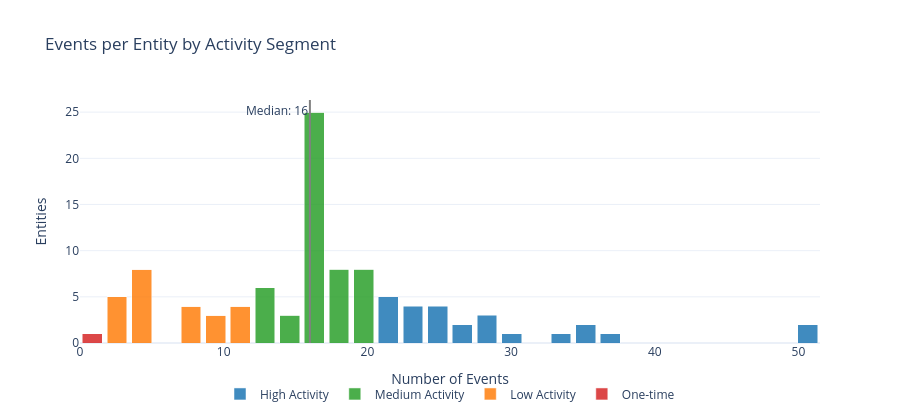

The cell this chart's notebook holds for it:
### Markdown cell above
## 1a.4 Events per Entity Distribution

**Goal:** Understand how event volume varies across entities to guide feature engineering and identify modeling challenges.

| Segment | Definition | Why It Matters for Modeling |
|---------|------------|---------------------------|
| **One-time** | Exactly 1 event | No temporal features possible; cold-start problem |
| **Low Activity** | Below Q25 | Sparse features, many zeros; log-transform counts |
| **Medium Activity** | Q25 to Q75 | Core population; standard aggregation windows work |
| **High Activity** | Above Q75 | Rich features; watch for training set dominance |

### Code cell
from customer_retention.stages.profiling import classify_activity_segments

segment_result = classify_activity_segments(ts_profile.entity_lifecycles)

segment_order = ["One-time", "Low Activity", "Medium Activity", "High Activity"]
segment_colors = {
    "One-time": "#d62728", "Low Activity": "#ff7f0e",
    "Medium Activity": "#2ca02c", "High Activity": "#1f77b4",
}

event_counts = segment_result.lifecycles["event_count"]
x_max = event_counts.quantile(0.99)
bins = np.linspace(0, x_max, 31)
bin_centers = (bins[:-1] + bins[1:]) / 2

lc = segment_result.lifecycles
bin_indices = np.digitize(lc["event_count"], bins) - 1
bin_indices = bin_indices.clip(0, len(bin_centers) - 1)
lc_binned = lc.assign(_bin=bin_indices)

fig = go.Figure()
for seg in segment_order:
    subset = lc_binned[lc_binned["activity_segment"] == seg]
    if subset.empty:
        continue
    counts_per_bin = subset.groupby("_bin").size().reindex(range(len(bin_centers)), fill_value=0)
    fig.add_trace(go.Bar(
        x=bin_centers, y=counts_per_bin.to_numpy(), name=seg,
        marker_color=segment_colors[seg], opacity=0.85,
    ))

fig.add_vline(
    x=event_counts.median(), line_dash="solid", line_color="gray",
    annotation_text=f"Median: {event_counts.median():.0f}",
    annotation_position="top left",
)

use_log_y = event_counts.value_counts().max() > event_counts.value_counts().median() * 50

log_note = ("<br><sub>Log Y-axis: bar heights compress large differences — "
            "see table below for actual segment shares</sub>" if use_log_y else "")

fig.update_layout(
    barmode="stack", template="plotly_white", height=420,
    title="Events per Entity by Activity Segment" + log_note,
    xaxis_title="Number of Events",
    yaxis_title="Entities",
    yaxis_type="log" if use_log_y else "linear",
    legend=dict(orientation="h", yanchor="top", y=-0.15, xanchor="center", x=0.5),
    margin=dict(b=70),
)
display_figure(fig)

### Figure 1 — Plotly figure (JSON) as saved in the notebook; plotly's stock layout.template omitted (floating-point values rounded to 4 significant figures)
{"data": [{"marker": {"color": "#d62728"}, "name": "One-time", "opacity": 0.85, "type": "bar", "x": [0.8583, 2.575, 4.292, 6.008, 7.725, 9.442, 11.16, 12.88, 14.59, 16.31, 18.03, 19.74, 21.46, 23.18, 24.89, 26.61, 28.33, 30.04, 31.76, 33.48, 35.19, 36.91, 38.63, 40.34, 42.06, 43.78, 45.49, 47.21, 48.93, 50.64], "y": [1, 0, 0, 0, 0, 0, 0, 0, 0, 0, 0, 0, 0, 0, 0, 0, 0, 0, 0, 0, 0, 0, 0, 0, 0, 0, 0, 0, 0, 0]}, {"marker": {"color": "#ff7f0e"}, "name": "Low Activity", "opacity": 0.85, "type": "bar", "x": [0.8583, 2.575, 4.292, 6.008, 7.725, 9.442, 11.16, 12.88, 14.59, 16.31, 18.03, 19.74, 21.46, 23.18, 24.89, 26.61, 28.33, 30.04, 31.76, 33.48, 35.19, 36.91, 38.63, 40.34, 42.06, 43.78, 45.49, 47.21, 48.93, 50.64], "y": [0, 5, 8, 0, 4, 3, 4, 0, 0, 0, 0, 0, 0, 0, 0, 0, 0, 0, 0, 0, 0, 0, 0, 0, 0, 0, 0, 0, 0, 0]}, {"marker": {"color": "#2ca02c"}, "name": "Medium Activity", "opacity": 0.85, "type": "bar", "x": [0.8583, 2.575, 4.292, 6.008, 7.725, 9.442, 11.16, 12.88, 14.59, 16.31, 18.03, 19.74, 21.46, 23.18, 24.89, 26.61, 28.33, 30.04, 31.76, 33.48, 35.19, 36.91, 38.63, 40.34, 42.06, 43.78, 45.49, 47.21, 48.93, 50.64], "y": [0, 0, 0, 0, 0, 0, 0, 6, 3, 25, 8, 8, 0, 0, 0, 0, 0, 0, 0, 0, 0, 0, 0, 0, 0, 0, 0, 0, 0, 0]}, {"marker": {"color": "#1f77b4"}, "name": "High Activity", "opacity": 0.85, "type": "bar", "x": [0.8583, 2.575, 4.292, 6.008, 7.725, 9.442, 11.16, 12.88, 14.59, 16.31, 18.03, 19.74, 21.46, 23.18, 24.89, 26.61, 28.33, 30.04, 31.76, 33.48, 35.19, 36.91, 38.63, 40.34, 42.06, 43.78, 45.49, 47.21, 48.93, 50.64], "y": [0, 0, 0, 0, 0, 0, 0, 0, 0, 0, 0, 0, 5, 4, 4, 2, 3, 1, 0, 1, 2, 1, 0, 0, 0, 0, 0, 0, 0, 2]}], "layout": {"annotations": [{"showarrow": false, "text": "Median: 16", "x": 16.0, "xanchor": "right", "xref": "x", "y": 1, "yanchor": "top", "yref": "y domain"}], "barmode": "stack", "height": 420, "legend": {"orientation": "h", "x": 0.5, "xanchor": "center", "y": -0.15, "yanchor": "top"}, "margin": {"b": 70}, "shapes": [{"line": {"color": "gray", "dash": "solid"}, "type": "line", "x0": 16.0, "x1": 16.0, "xref": "x", "y0": 0, "y1": 1, "yref": "y domain"}], "title": {"text": "Events per Entity by Activity Segment"}, "xaxis": {"title": {"text": "Number of Events"}}, "yaxis": {"title": {"text": "Entities"}, "type": "linear"}}}
